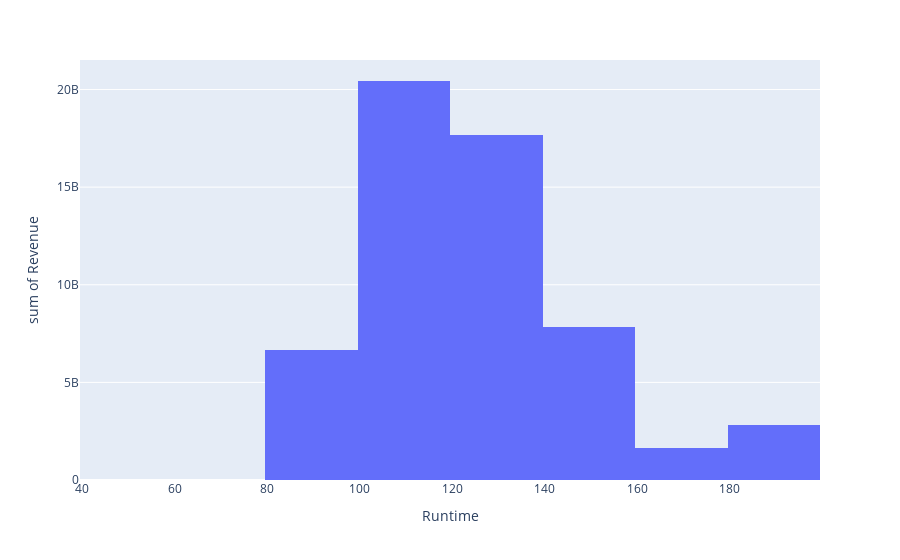

Source (notebook cell):
### Code cell
fig = px.histogram(df, x='Runtime', y='Revenue', nbins=10)
fig.show()

### Figure 1 — Plotly figure (JSON) as saved in the notebook; plotly's stock layout.template omitted (floating-point values rounded to 4 significant figures; data arrays with more than 128 entries replaced by an {"elided": "..."} marker saying what was removed)
{"data": [{"alignmentgroup": "True", "bingroup": "x", "histfunc": "sum", "hovertemplate": "Runtime=%{x}<br>sum of Revenue=%{y}<extra></extra>", "legendgroup": "", "marker": {"color": "#636efa", "pattern": {"shape": ""}}, "name": "", "nbinsx": 10, "offsetgroup": "", "orientation": "v", "showlegend": false, "type": "histogram", "x": {"elided": "347 int values"}, "xaxis": "x", "y": {"elided": "347 int values"}, "yaxis": "y"}], "layout": {"barmode": "relative", "legend": {"tracegroupgap": 0}, "margin": {"t": 60}, "xaxis": {"anchor": "y", "domain": [0, 1], "title": {"text": "Runtime"}}, "yaxis": {"anchor": "x", "domain": [0, 1], "title": {"text": "sum of Revenue"}}}}
